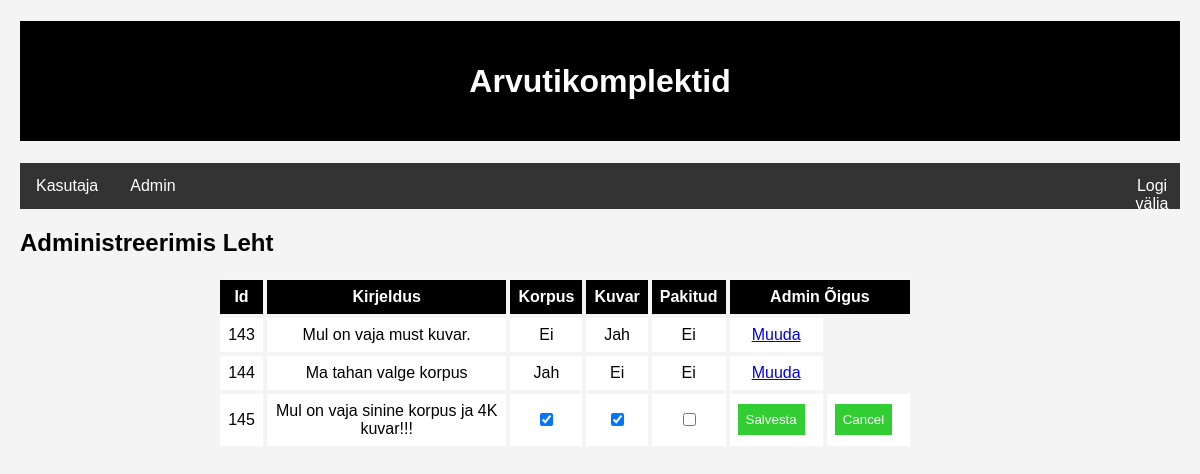
Screenshot of /AdminLeht.php?muutmine=145 with the database file from the repository.
### tables this page shows
CREATE TABLE `arvutitellimused` (
  `id` int(11) NOT NULL,
  `kirjeldus` text DEFAULT ' ',
  `korpus` bit(1) DEFAULT NULL,
  `kuvar` bit(1) DEFAULT NULL,
  `pakitud` bit(1) DEFAULT b'0',
  `tellimusNR` varchar(4) DEFAULT NULL
);

### funct.php (called while the page is built, shortened)
<?php
require ("conf.php");
function autoKuvamine(){
    global $yhendus;
    $paring = $yhendus->prepare("SELECT id, kirjeldus, korpus, kuvar, pakitud  FROM arvutitellimused");
    $paring->bind_result($arvutiIdAd, $opisanieAd, $korpusAd, $monitorAd, $upakovkaAd);
    $paring->execute();
    $andmed = array();
    while($paring->fetch()) {
        $arvuti = new stdClass();
        $arvuti->id = $arvutiIdAd;
        $arvuti->kirjeldus = htmlspecialchars($opisanieAd);
        $arvuti->korpus = htmlspecialchars($korpusAd);
        $arvuti->kuvar = $monitorAd;
        $arvuti->pakitud = $upakovkaAd;
        array_push($andmed, $arvuti);
    }
    return $andmed;
}
?>

### AdminLeht.php (the view, shortened to what this page needs)
<?php
require ('conf.php');
require ('funct.php');
$arvutid = autoKuvamine();
?>
<!doctype html>
<html lang="et">
<head>
    <link rel="stylesheet" type="text/css" href="ZvezdiCss.css"
    <meta charset="UTF-8">
</head>
<body>
<h1>Arvutikomplektid</h1>
<nav>
    <ul>
        <li><a href="haldusleht.php">Kasutaja</a></li>
        <li><a href="AdminLeht.php">Admin</a></li>
        <li id="logout"><a href="logout.php">Logi välja</a></li>
    </ul>
</nav>
<h2>Administreerimis Leht</h2>
<table>
    <tr>
        <th>Id</th>
        <th>Kirjeldus</th>
        <th>Korpus</th>
        <th>Kuvar</th>
        <th>Pakitud</th>
        <th colspan="2">Admin Õigus</th>
    </tr>
    <?php foreach ($arvutid as $arvuti): ?>
        <tr>
            <?php if (!isset($_REQUEST["muutmine"]) || $arvuti->id != intval($_REQUEST["muutmine"])) : ?>
                <td><?= $arvuti->id ?></td>
                <td><?= $arvuti->kirjeldus ?></td>
                <td><?= $arvuti->korpus ? 'Jah' : 'Ei' ?></td>
                <td><?= $arvuti->kuvar ? 'Jah' : 'Ei' ?></td>
                <td><?= $arvuti->pakitud ? 'Jah' : 'Ei' ?></td>
                <td><?= "<a href='AdminLeht.php?muutmine=$arvuti->id'>Muuda</a>" ?></td>
            <?php else:  ?>
                <form action="AdminLeht.php">
                    <td><?= $arvuti->id ?></td>
                    <td><?= $arvuti->kirjeldus ?></td>
                    <td><input type="checkbox" name="korpus" <?= $arvuti->korpus ? 'checked' : '' ?>></td>
                    <td><input type="checkbox" name="kuvar" <?= $arvuti->kuvar ? 'checked' : '' ?>></td>
                    <td><input type="checkbox" name="pakitud" <?= $arvuti->pakitud ? 'checked' : '' ?>></td>
                    <td><input type='submit' name='Saalvesta' value='Salvesta'></td>
                    <td><input type="button" name="Cancel" value="Cancel" onclick="history.back()"></td>
                </form>
            <?php endif ?>
        </tr>
    <?php endforeach; ?>
</table>
</body>
</html>

### ZvezdiCss.css (style rules this page uses)
body { font-family: 'Arial'; background-color: #f4f4f4; margin: 20px; }
table { width: 60%; margin-top: 20px; margin-left: 17%; }
th, td { border: 1px solid whitesmoke; padding: 8px; text-align: center; }
th { background-color: black; color: white; cursor: pointer; }
form { margin-top: 20px; }
input[type="text"], input[type="submit"], input[type="button"] { padding: 8px; margin-right: 10px; }
input[type="submit"], input[type="button"] { background-color: limegreen; color: white; border: none; cursor: pointer; }
td { background-color: white; }
h1 { color: white; background-color: black; height: 80px; padding: 20px; display: flex; align-items: center; justify-content: center; }
ul { list-style-type: none; margin: 0; padding: 0; overflow: hidden; background-color: #333; }
li { float: left; }
li a { display: block; color: white; text-align: center; padding: 14px 16px; text-decoration: none; }
#logout { position: absolute; left: 92%; }

### rows the page displays
arvutitellimused: id "143", kirjeldus "Mul on vaja must kuvar.", korpus "Ei", kuvar "Jah", pakitud "Ei"
arvutitellimused: id "144", kirjeldus "Ma tahan valge korpus", korpus "Jah", kuvar "Ei", pakitud "Ei"
arvutitellimused: id "145", kirjeldus "Mul on vaja sinine korpus ja 4K kuvar!!!", korpus "☑", kuvar "☑"
